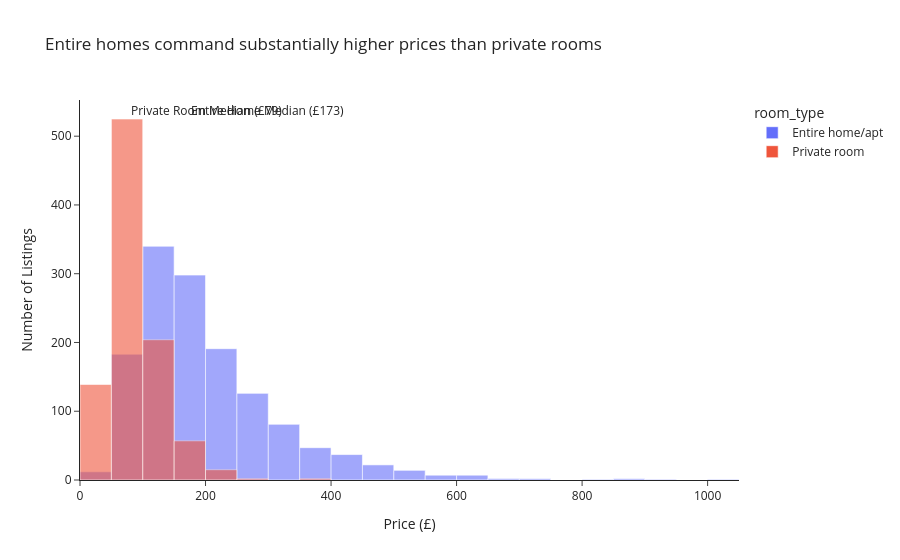

The notebook cell saved with this chart:
### Code cell
# Task 1

hist_df = df[
    df['room_type'].isin(['Entire home/apt', 'Private room'])
]

fig = px.histogram(
    hist_df,
    x='price',
    color='room_type',
    barmode='overlay',
    opacity=0.6,
    nbins=40,
    title='Entire homes command substantially higher prices than private rooms'
)

entire_median = hist_df.loc[
    hist_df['room_type'] == 'Entire home/apt',
    'price'
].median()

private_median = hist_df.loc[
    hist_df['room_type'] == 'Private room',
    'price'
].median()

fig.add_vline(
    x=entire_median,
    line_dash='dash',
    annotation_text=f'Entire Home Median (£{entire_median:.0f})'
)

fig.add_vline(
    x=private_median,
    line_dash='dot',
    annotation_text=f'Private Room Median (£{private_median:.0f})'
)

fig.update_layout(
    xaxis_title='Price (£)',
    yaxis_title='Number of Listings',
    template='simple_white'
)

fig.show()

### Figure 1 — Plotly figure (JSON) as saved in the notebook; plotly's stock layout.template omitted (floating-point values rounded to 4 significant figures; data arrays with more than 128 entries replaced by an {"elided": "..."} marker saying what was removed)
{"data": [{"bingroup": "x", "hovertemplate": "room_type=Entire home/apt<br>price=%{x}<br>count=%{y}<extra></extra>", "legendgroup": "Entire home/apt", "marker": {"color": "#636efa", "opacity": 0.6, "pattern": {"shape": ""}}, "name": "Entire home/apt", "nbinsx": 40, "orientation": "v", "showlegend": true, "type": "histogram", "x": {"elided": "1374 float values"}, "xaxis": "x", "yaxis": "y"}, {"bingroup": "x", "hovertemplate": "room_type=Private room<br>price=%{x}<br>count=%{y}<extra></extra>", "legendgroup": "Private room", "marker": {"color": "#EF553B", "opacity": 0.6, "pattern": {"shape": ""}}, "name": "Private room", "nbinsx": 40, "orientation": "v", "showlegend": true, "type": "histogram", "x": {"elided": "944 float values"}, "xaxis": "x", "yaxis": "y"}], "layout": {"annotations": [{"showarrow": false, "text": "Entire Home Median (£173)", "x": 173.4, "xanchor": "left", "xref": "x", "y": 1, "yanchor": "top", "yref": "y domain"}, {"showarrow": false, "text": "Private Room Median (£79)", "x": 78.63, "xanchor": "left", "xref": "x", "y": 1, "yanchor": "top", "yref": "y domain"}], "barmode": "overlay", "legend": {"title": {"text": "room_type"}, "tracegroupgap": 0}, "shapes": [{"line": {"dash": "dash"}, "type": "line", "x0": 173.4, "x1": 173.4, "xref": "x", "y0": 0, "y1": 1, "yref": "y domain"}, {"line": {"dash": "dot"}, "type": "line", "x0": 78.63, "x1": 78.63, "xref": "x", "y0": 0, "y1": 1, "yref": "y domain"}], "title": {"text": "Entire homes command substantially higher prices than private rooms"}, "xaxis": {"anchor": "y", "domain": [0, 1], "title": {"text": "Price (£)"}}, "yaxis": {"anchor": "x", "domain": [0, 1], "title": {"text": "Number of Listings"}}}}
